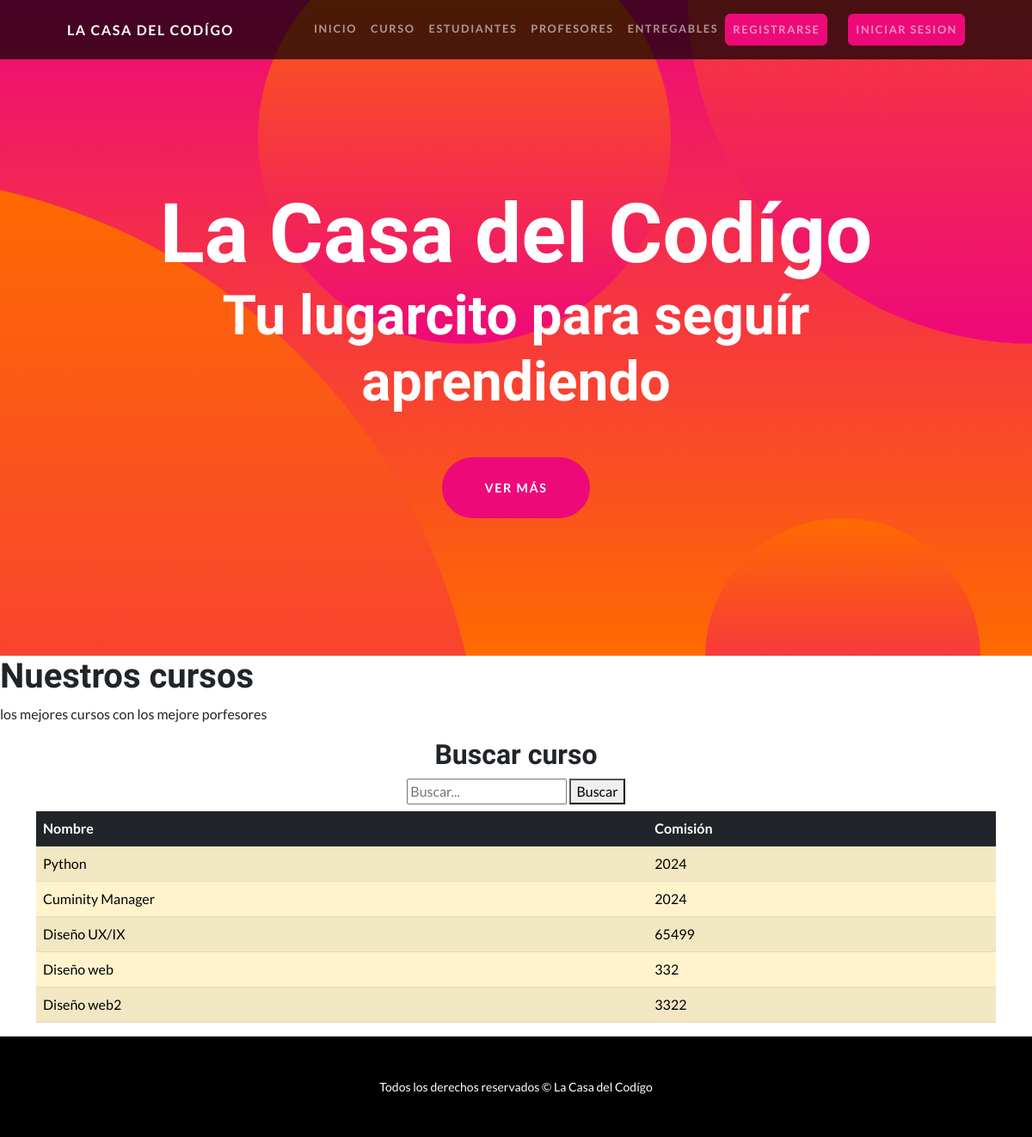
The page /curso/ on the database as committed earlier.
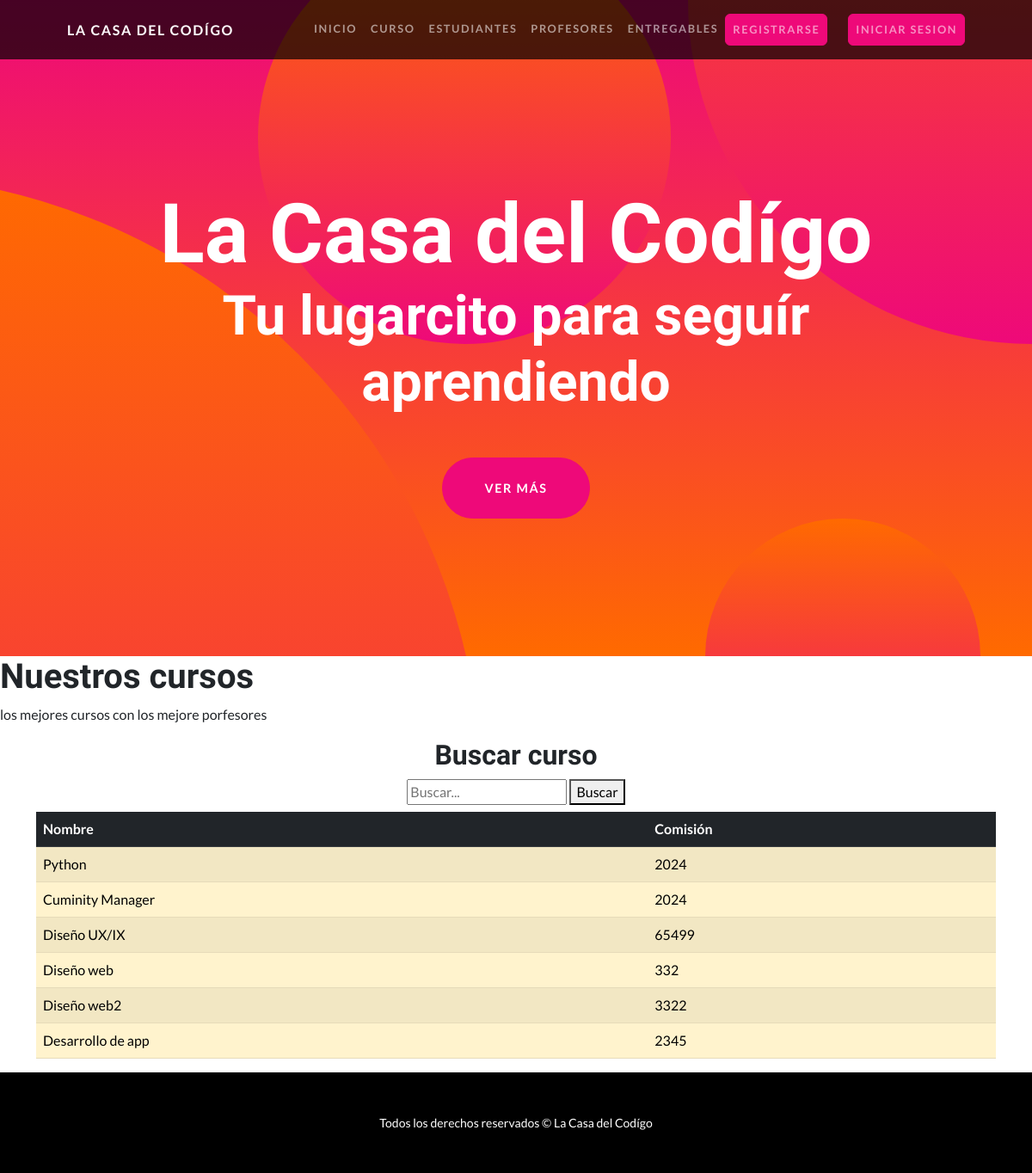
The same page on the database as committed later.
### AppCoder/models.py (models this page shows, shortened)
class Curso(models.Model):
    nombre = models.CharField(max_length=100)  # Campo string de 100 caracteres
    comision = models.IntegerField()  # Campo entero

### AppCoder/views.py (the view)
# urls.py: path('curso/', curso, name='cursos'),
def curso(request):
    query = request.GET.get('q')
    if query:
        curso =  Curso.objects.filter(nombre__icontains=query) | Curso.objects.filter(comision__icontains=query)
    else:
        curso = Curso.objects.all() #Esto se obtienen los atributos completos de la clase
    return render(request, 'AppCoder/cursos.html', {'cursos':curso})#Es el renderizado para las templates de la seccion Curso

### AppCoder/templates/AppCoder/cursos.html (shortened to what this page needs)
{% extends "AppCoder/base.html" %}
{% block content %}
    <h1>Nuestros cursos</h1>
    <p>los mejores cursos con los mejore porfesores</p>
    <h2 class="text-center mt-2">Buscar curso</h2>
    <div class="d-flex flex-column align-items-center mb-2">
        <form action="" method="GET">
            <input type="text" name="q" placeholder="Buscar..." required>
            <button type="submit">Buscar</button>
        </form>
    </div>
    <div class="container">
      <table class="table table-striped">
        <thead>
          <tr class="table-dark">
            <th scope="col">Nombre</th>
            <th scope="col">Comisión</th>
          </tr>
        </thead>
        <tbody>
          {% for cursos in cursos%}
          <tr class="table-warning">
            <td>{{ cursos.nombre }}</td>
            <td>{{ cursos.comision}}</td>
          </tr>
          {%endfor%}
        </tbody>
      </table>
    </div>
{% endblock  %}

Rows that differ between the two databases and show on the page:
added Curso: nombre "Desarrollo de app", comision "2345"
